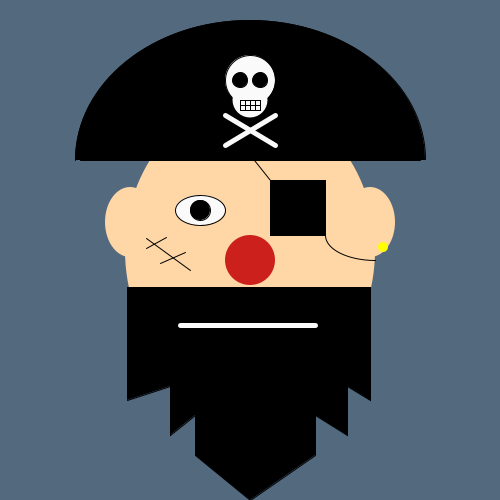
Frame 1 (no input)
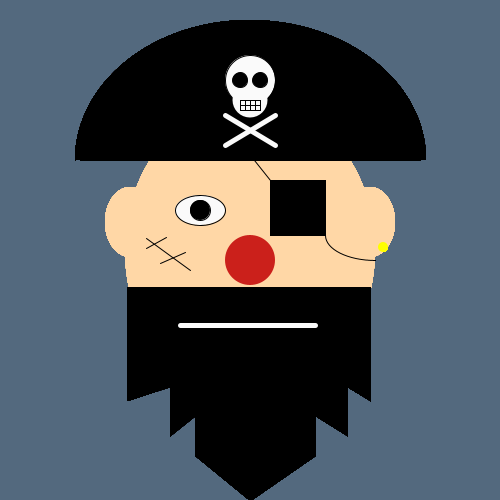
Frame 60 (the mouse pressed at the canvas centre just before this capture)
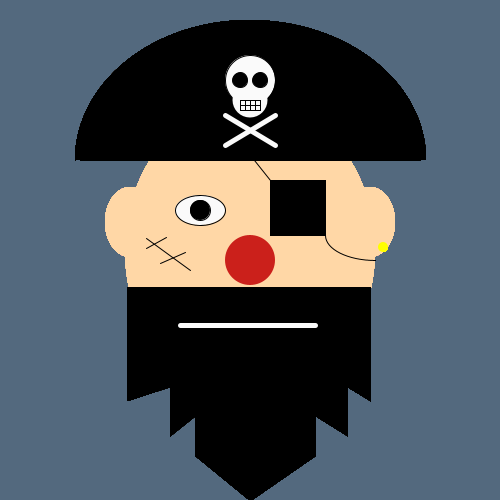
Frame 120 (the mouse held since frame 60 and released just before this capture)

The Processing sketch that drew these frames (run headless with seeded random() and noise(); from frame 60 on, the mouse is pressed at the canvas centre):

// Processing sketch: processing_168637
// ── processing_168637.pde

//indiferencia

void setup(){
  //tamaÃ±o ventana
  size(500, 500);
  
  //color del fondo
  background(83,105,126);
  
}

void draw (){
  
  strokeWeight(1);
  
  //rostro
  fill(255,215,166);
  noStroke();
  ellipse(250 , 250 , 250 , 300 );
  
  
  //hojo derecho
  stroke(0,0,0);
  fill(250,250,250);
  ellipse(200 , 210 , 50 , 30 );
  fill(0,0,0);
  ellipse(200 , 210 , 20 , 20 );
  
  //hojo parche
  rect(270, 180, 55, 55);
  noFill();
  arc(375, 235, 100, 50, HALF_PI, PI);
  line(270, 180, 211, 106);

  //sombrero
  line(80, 160, 420, 160);
  fill(0,0,0);
  arc(250, 160, 350, 280, PI, TWO_PI);
  
  //calavera
  fill(250,250,250);
  ellipse(250 , 80 , 50 , 50 );
  noStroke();
  ellipse(250 , 100 , 35 , 35 );
  
  //boca calavera
  stroke(0,0,0);
  line(240, 100, 260, 100);
  line(240, 105, 260, 105);
  line(240, 110, 260, 110);
  line(240, 100, 240, 110);
  line(245, 100, 245, 110);
  line(250, 100, 250, 110);
  line(255, 100, 255, 110);
  line(260, 100, 260, 110);
  
  //ojos calavera
  fill(0,0,0);
  ellipse(240 , 80 , 15 , 15 );
  ellipse(260 , 80 , 15 , 15 );
  
  //huesos
  stroke(250, 250, 250);
  strokeWeight(5);
  line(225, 115, 275, 145);
  line(225, 145, 275, 115);
  
  //barba
  strokeWeight(1);
  stroke(0, 0, 0);
  beginShape();
  
      vertex(127,287);
      vertex(370,287);
      vertex(370,400);
      vertex(347,386);
      vertex(347,435);
      vertex(315,415);
      vertex(315,455);
      vertex(250,500);
      vertex(195,455);
      vertex(195,415);
      vertex(170,435);
      vertex(170,386);
      vertex(127,400);
    
  endShape();
  
  
  //boca
  strokeWeight(5);
  stroke(250, 250, 250);
  line(180, 325, 315, 325);
  
  
  //oreja izquierda
  strokeWeight(1);
  fill(255,215,166);
  noStroke();
  ellipse(370 , 222 , 50 , 70 );
  fill(255,255,0);
  ellipse(383 , 247 , 10 , 10 );
  
  //oreja derecha
  strokeWeight(1);
  fill(255,215,166);
  noStroke();
  ellipse(130 , 222 , 50 , 70 );
  
  //nariz
  strokeWeight(1);
  fill(203,040,033);
  noStroke();
  ellipse(250 ,260 , 50 , 50 );
  
  //cicatriz
  stroke(0,0,0);
  fill(0,0,0);
  line(146, 238, 190, 270);
  line(146, 248, 166, 237);
  line(160, 263, 185, 252); 
}
